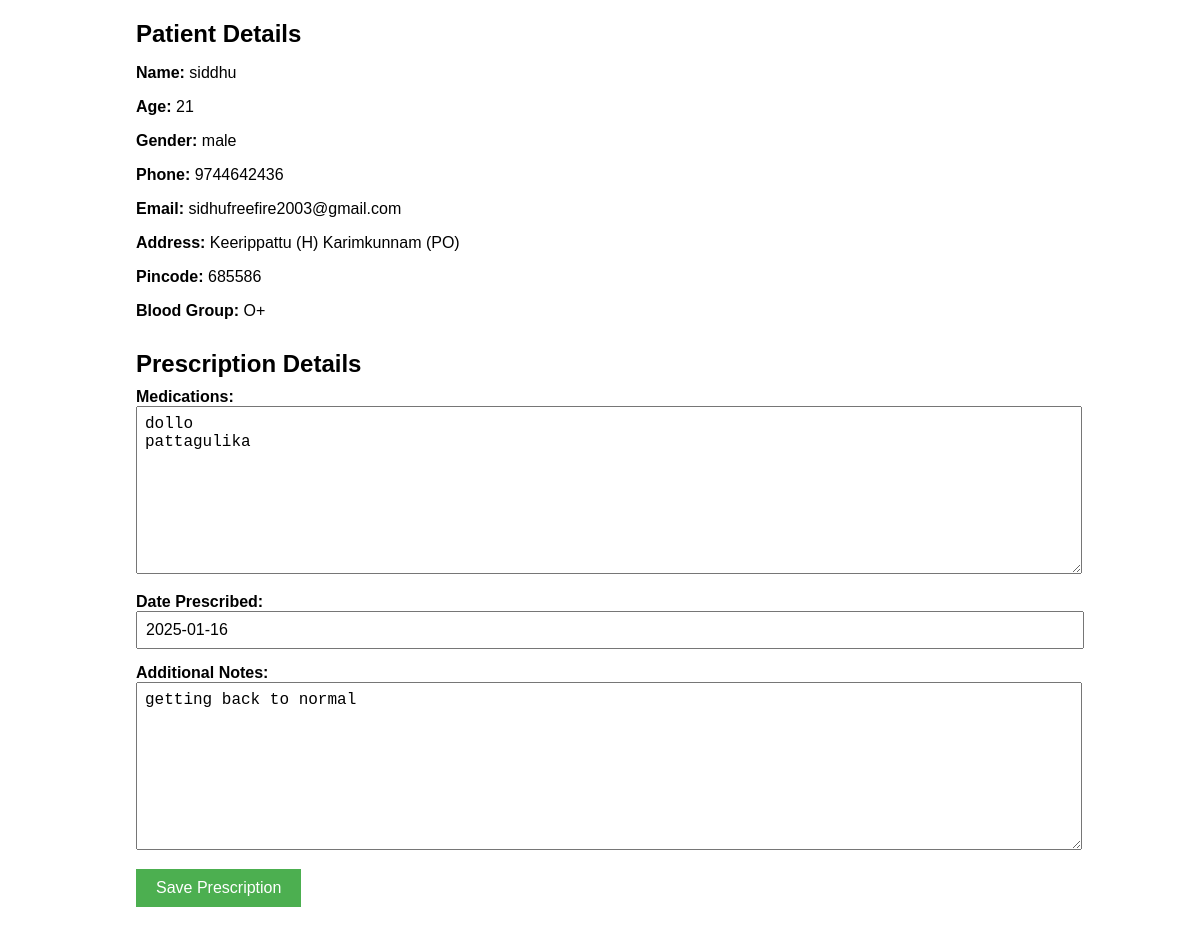
/patient/1/details/ (signed in), run on the app's committed database.
### app/models.py (models this page shows)
class Patient(models.Model):
    name = models.CharField(max_length=50)
    password = models.TextField()
    age = models.PositiveIntegerField(null=True, blank=True)
    gender = models.CharField(max_length=10, choices=[('Male', 'Male'), ('Female', 'Female'), ('Other', 'Other')])
    phone = models.CharField(max_length=15)
    email = models.EmailField()
    address = models.CharField(max_length=255)
    pincode = models.CharField(max_length=10)
    blood_group = models.CharField(max_length=5, blank=True, null=True)  # Optional blood group
    date_created = models.DateTimeField(auto_now_add=True, null= True)
    last_updated = models.DateTimeField(auto_now=True, null= True)

class Prescription(models.Model):
    patient = models.ForeignKey(Patient, on_delete=models.CASCADE, related_name='prescriptions')
    doctor = models.ForeignKey(Doctor, on_delete=models.CASCADE)
    medications = models.TextField(help_text="List the medications prescribed.")
    date_prescribed = models.DateTimeField(auto_now_add=True)
    notes = models.TextField(blank=True, null=True, help_text="Any additional notes from the doctor.")

### app/views.py (the view, shortened to what this page needs)
# urls.py: path('patient/<int:patient_id>/details/', views.view_patient_details, name='view_patient_details'),
def view_patient_details(request, patient_id):
    patient = get_object_or_404(Patient, id=patient_id)
    if 'doctor' not in request.session:
        raise PermissionDenied("You do not have the necessary permissions to view this page.")
    doctor = Doctor.objects.get(email=request.session['doctor'])   # This assumes 'doctor' in session is an ID or a doctor object
    prescription, created = Prescription.objects.get_or_create(patient=patient, doctor=doctor)
    return render(request, 'doctor/patient_details.html', {'patient': patient, 'prescription': prescription})

### templates/doctor/patient_details.html (shortened to what this page needs)
<!DOCTYPE html>
<html lang="en">
<head>
</head>
<body>
    <div class="container">
        <div class="patient-info">
            <h2>Patient Details</h2>
            <p><strong>Name:</strong> {{ patient.name }}</p>
            <p><strong>Age:</strong> {{ patient.age }}</p>
            <p><strong>Gender:</strong> {{ patient.get_gender_display }}</p>
            <p><strong>Phone:</strong> {{ patient.phone }}</p>
            <p><strong>Email:</strong> {{ patient.email }}</p>
            <p><strong>Address:</strong> {{ patient.address }}</p>
            <p><strong>Pincode:</strong> {{ patient.pincode }}</p>
            <p><strong>Blood Group:</strong> {{ patient.blood_group }}</p>
        </div>
        <div class="prescription-form">
            <h2>Prescription Details</h2>
            <form action="{% url 'prescribe_medication' patient.id %}" method="POST">
                <div class="form-group">
                    <label for="medications">Medications:</label>
                    <textarea id="medications" name="medications" class="textarea" placeholder="Enter prescribed medications here...">{{ prescription.medications }}</textarea>
                </div>
                <div class="form-group">
                    <label for="date_prescribed">Date Prescribed:</label>
                    <input type="text" id="date_prescribed" name="date_prescribed" class="input" value="{{ prescription.date_prescribed|date:'Y-m-d' }}" readonly>
                </div>
                <div class="form-group">
                    <label for="notes">Additional Notes:</label>
                    <textarea id="notes" name="notes" class="textarea" placeholder="Any additional notes...">{{ prescription.notes }}</textarea>
                </div>
                <div class="form-group">
                    <button type="submit" class="button">Save Prescription</button>
                </div>
            </form>
        </div>
    </div>
</body>
</html>

### templates/doctor/patient_details.html (style rules this page uses)
body { font-family: Arial, sans-serif; margin: 20px; }
.container { width: 80%; margin: 0 auto; }
.patient-info, .prescription-form { margin-bottom: 30px; }
.patient-info h2, .prescription-form h2 { margin-bottom: 10px; }
.form-group { margin-bottom: 15px; }
label { font-weight: bold; }
.input, .textarea { width: 100%; padding: 8px; font-size: 16px; }
.textarea { height: 150px; }
.button { padding: 10px 20px; font-size: 16px; background-color: #4CAF50; color: white; border: none; cursor: pointer; }

### data on the page
Patient: name "siddhu", age "21", gender "male", phone "9744642436", email "sidhufreefire2003@gmail.com", address "Keerippattu (H) Karimkunnam (PO)", pincode "685586", blood_group "O+"
Prescription: medications "dollo pattagulika", date_prescribed "2025-01-16", notes "getting back to normal"
